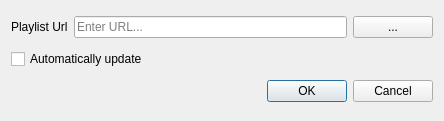
<?xml version="1.0" encoding="UTF-8"?>
<ui version="4.0">
 <class>LoadXSPF</class>
 <widget class="QDialog" name="LoadXSPF">
  <property name="geometry">
   <rect>
    <x>0</x>
    <y>0</y>
    <width>444</width>
    <height>121</height>
   </rect>
  </property>
  <property name="windowTitle">
   <string>Load XSPF</string>
  </property>
  <layout class="QVBoxLayout" name="verticalLayout">
   <item>
    <layout class="QHBoxLayout" name="horizontalLayout">
     <item>
      <widget class="QLabel" name="label">
       <property name="text">
        <string>Playlist Url</string>
       </property>
      </widget>
     </item>
     <item>
      <widget class="QLineEdit" name="lineEdit">
       <property name="placeholderText">
        <string>Enter URL...</string>
       </property>
      </widget>
     </item>
     <item>
      <widget class="QPushButton" name="navigateButton">
       <property name="sizePolicy">
        <sizepolicy hsizetype="Minimum" vsizetype="Fixed">
         <horstretch>0</horstretch>
         <verstretch>0</verstretch>
        </sizepolicy>
       </property>
       <property name="text">
        <string>...</string>
       </property>
      </widget>
     </item>
    </layout>
   </item>
   <item>
    <widget class="QCheckBox" name="autoUpdate">
     <property name="text">
      <string>Automatically update</string>
     </property>
    </widget>
   </item>
   <item>
    <widget class="QDialogButtonBox" name="buttonBox">
     <property name="orientation">
      <enum>Qt::Horizontal</enum>
     </property>
     <property name="standardButtons">
      <set>QDialogButtonBox::Cancel|QDialogButtonBox::Ok</set>
     </property>
    </widget>
   </item>
  </layout>
 </widget>
 <resources/>
 <connections>
  <connection>
   <sender>buttonBox</sender>
   <signal>accepted()</signal>
   <receiver>LoadXSPF</receiver>
   <slot>accept()</slot>
   <hints>
    <hint type="sourcelabel">
     <x>248</x>
     <y>254</y>
    </hint>
    <hint type="destinationlabel">
     <x>157</x>
     <y>274</y>
    </hint>
   </hints>
  </connection>
  <connection>
   <sender>buttonBox</sender>
   <signal>rejected()</signal>
   <receiver>LoadXSPF</receiver>
   <slot>reject()</slot>
   <hints>
    <hint type="sourcelabel">
     <x>316</x>
     <y>260</y>
    </hint>
    <hint type="destinationlabel">
     <x>286</x>
     <y>274</y>
    </hint>
   </hints>
  </connection>
 </connections>
</ui>
